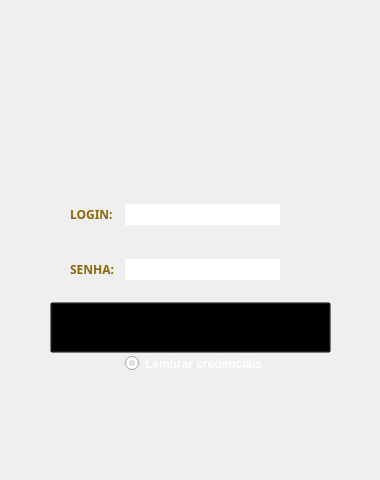
<?xml version="1.0" encoding="UTF-8"?>
<ui version="4.0">
 <class>JanelaPrincipal</class>
 <widget class="QMainWindow" name="JanelaPrincipal">
  <property name="geometry">
   <rect>
    <x>0</x>
    <y>0</y>
    <width>380</width>
    <height>480</height>
   </rect>
  </property>
  <property name="sizePolicy">
   <sizepolicy hsizetype="Fixed" vsizetype="Fixed">
    <horstretch>0</horstretch>
    <verstretch>0</verstretch>
   </sizepolicy>
  </property>
  <property name="maximumSize">
   <size>
    <width>380</width>
    <height>480</height>
   </size>
  </property>
  <property name="windowTitle">
   <string>Fortuno Blaze</string>
  </property>
  <property name="windowIcon">
   <iconset>
    <normaloff>../assets/Fortuno Blaze Icon.jpg</normaloff>../assets/Fortuno Blaze Icon.jpg</iconset>
  </property>
  <property name="styleSheet">
   <string notr="true"/>
  </property>
  <widget class="QWidget" name="centralwidget">
   <property name="maximumSize">
    <size>
     <width>380</width>
     <height>480</height>
    </size>
   </property>
   <widget class="QLabel" name="Background">
    <property name="geometry">
     <rect>
      <x>0</x>
      <y>0</y>
      <width>380</width>
      <height>491</height>
     </rect>
    </property>
    <property name="sizePolicy">
     <sizepolicy hsizetype="Fixed" vsizetype="Fixed">
      <horstretch>0</horstretch>
      <verstretch>0</verstretch>
     </sizepolicy>
    </property>
    <property name="maximumSize">
     <size>
      <width>16777215</width>
      <height>16777215</height>
     </size>
    </property>
    <property name="styleSheet">
     <string notr="true"/>
    </property>
    <property name="text">
     <string/>
    </property>
    <property name="pixmap">
     <pixmap>../assets/login/background.png</pixmap>
    </property>
   </widget>
   <widget class="QLabel" name="Logo">
    <property name="geometry">
     <rect>
      <x>-59</x>
      <y>-57</y>
      <width>551</width>
      <height>321</height>
     </rect>
    </property>
    <property name="styleSheet">
     <string notr="true"/>
    </property>
    <property name="text">
     <string/>
    </property>
    <property name="pixmap">
     <pixmap>../assets/login/logo.png</pixmap>
    </property>
   </widget>
   <widget class="QLabel" name="RectangleLogin">
    <property name="geometry">
     <rect>
      <x>60</x>
      <y>150</y>
      <width>271</width>
      <height>131</height>
     </rect>
    </property>
    <property name="text">
     <string/>
    </property>
    <property name="pixmap">
     <pixmap>../assets/login/Rectangle.png</pixmap>
    </property>
   </widget>
   <widget class="QLabel" name="RectanglePassword">
    <property name="geometry">
     <rect>
      <x>60</x>
      <y>205</y>
      <width>271</width>
      <height>131</height>
     </rect>
    </property>
    <property name="focusPolicy">
     <enum>Qt::NoFocus</enum>
    </property>
    <property name="text">
     <string/>
    </property>
    <property name="pixmap">
     <pixmap>../assets/login/Rectangle.png</pixmap>
    </property>
   </widget>
   <widget class="QLabel" name="TextLogin">
    <property name="geometry">
     <rect>
      <x>70</x>
      <y>199</y>
      <width>51</width>
      <height>31</height>
     </rect>
    </property>
    <property name="font">
     <font>
      <family>Arial Black</family>
      <weight>75</weight>
      <bold>true</bold>
     </font>
    </property>
    <property name="contextMenuPolicy">
     <enum>Qt::NoContextMenu</enum>
    </property>
    <property name="styleSheet">
     <string notr="true">font-weight: bold;
color: #8D6809;</string>
    </property>
    <property name="text">
     <string>LOGIN:</string>
    </property>
   </widget>
   <widget class="QLabel" name="TextPassword">
    <property name="geometry">
     <rect>
      <x>70</x>
      <y>254</y>
      <width>51</width>
      <height>31</height>
     </rect>
    </property>
    <property name="font">
     <font>
      <family>Arial Black</family>
      <weight>75</weight>
      <bold>true</bold>
     </font>
    </property>
    <property name="contextMenuPolicy">
     <enum>Qt::NoContextMenu</enum>
    </property>
    <property name="styleSheet">
     <string notr="true">font-weight: bold;
color: #8D6809;</string>
    </property>
    <property name="text">
     <string>SENHA:</string>
    </property>
   </widget>
   <widget class="QLabel" name="iconPassword">
    <property name="geometry">
     <rect>
      <x>288</x>
      <y>250</y>
      <width>31</width>
      <height>41</height>
     </rect>
    </property>
    <property name="text">
     <string/>
    </property>
    <property name="pixmap">
     <pixmap>../assets/login/image_3.png</pixmap>
    </property>
   </widget>
   <widget class="QLineEdit" name="inputPassword">
    <property name="geometry">
     <rect>
      <x>125</x>
      <y>259</y>
      <width>155</width>
      <height>21</height>
     </rect>
    </property>
    <property name="maximumSize">
     <size>
      <width>155</width>
      <height>21</height>
     </size>
    </property>
    <property name="font">
     <font>
      <weight>75</weight>
      <bold>true</bold>
     </font>
    </property>
    <property name="focusPolicy">
     <enum>Qt::StrongFocus</enum>
    </property>
    <property name="styleSheet">
     <string notr="true">font-weight: bold;
color: #8D6809;</string>
    </property>
    <property name="frame">
     <bool>false</bool>
    </property>
    <property name="echoMode">
     <enum>QLineEdit::Password</enum>
    </property>
   </widget>
   <widget class="QLineEdit" name="inputLogin">
    <property name="geometry">
     <rect>
      <x>125</x>
      <y>204</y>
      <width>155</width>
      <height>21</height>
     </rect>
    </property>
    <property name="maximumSize">
     <size>
      <width>155</width>
      <height>21</height>
     </size>
    </property>
    <property name="font">
     <font>
      <weight>75</weight>
      <bold>true</bold>
     </font>
    </property>
    <property name="focusPolicy">
     <enum>Qt::StrongFocus</enum>
    </property>
    <property name="styleSheet">
     <string notr="true">font-weight: bold;
color: #8D6809;

</string>
    </property>
    <property name="frame">
     <bool>false</bool>
    </property>
    <property name="echoMode">
     <enum>QLineEdit::Normal</enum>
    </property>
   </widget>
   <widget class="QPushButton" name="ButtonLogin">
    <property name="enabled">
     <bool>true</bool>
    </property>
    <property name="geometry">
     <rect>
      <x>50</x>
      <y>302</y>
      <width>281</width>
      <height>51</height>
     </rect>
    </property>
    <property name="styleSheet">
     <string notr="true">background-color: transparent;</string>
    </property>
    <property name="text">
     <string/>
    </property>
    <property name="icon">
     <iconset>
      <normaloff>../assets/login/button.png</normaloff>../assets/login/button.png</iconset>
    </property>
    <property name="iconSize">
     <size>
      <width>271</width>
      <height>51</height>
     </size>
    </property>
    <property name="checkable">
     <bool>false</bool>
    </property>
   </widget>
   <widget class="QLabel" name="iconLogin">
    <property name="geometry">
     <rect>
      <x>288</x>
      <y>195</y>
      <width>31</width>
      <height>41</height>
     </rect>
    </property>
    <property name="text">
     <string/>
    </property>
    <property name="textFormat">
     <enum>Qt::AutoText</enum>
    </property>
    <property name="pixmap">
     <pixmap>../assets/login/image_4.png</pixmap>
    </property>
   </widget>
   <widget class="QRadioButton" name="lembrarCredenciaisRadio">
    <property name="geometry">
     <rect>
      <x>125</x>
      <y>355</y>
      <width>141</width>
      <height>17</height>
     </rect>
    </property>
    <property name="styleSheet">
     <string notr="true">font-weight: bold;
color: white;</string>
    </property>
    <property name="text">
     <string>Lembrar credenciais</string>
    </property>
    <property name="checked">
     <bool>true</bool>
    </property>
   </widget>
  </widget>
 </widget>
 <resources/>
 <connections/>
</ui>
